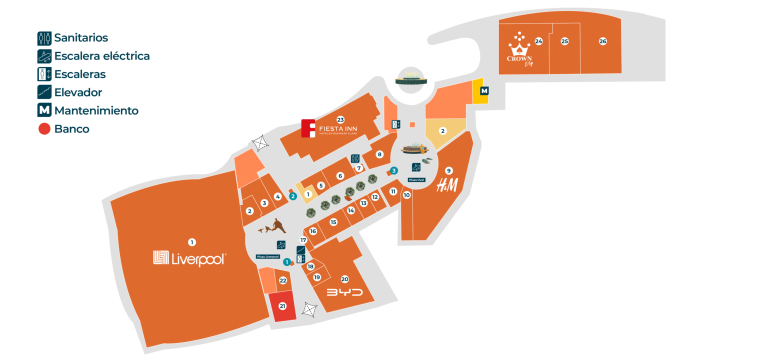
#> input picture planta-baja.png, 1536 x 727 px, found by its file name (shown at 1/2 size)
$ python build_4k_vector_maps.py
#> lines starting #> are read from the running program, lines starting #| are printed output that depends on the picture; after the words box and inside, x2 and y2 are one past the last pixel; in counts of white or black regions, pixels touching at a corner belong together
import cv2
import numpy as np

def render_ultra_hd_map(src_path, dest_path, scale_factor=3):
#> called with src_path = 'planta-baja.png', dest_path = 'planta-baja-dark.png', scale_factor = 3
    print(f"Processing {src_path} with {scale_factor}x Ultra-HD Super-Resolution...")

    # 1. Load original image
    orig = cv2.imread(src_path, cv2.IMREAD_UNCHANGED)
#> orig is the input picture: shape (727, 1536, 4); mean B, G, R, A 215.7, 225.5, 244, 255
    h_orig, w_orig = orig.shape[:2]
#> h_orig = 727; w_orig = 1536

    if orig.shape[2] == 4:
        b, g, r, a = cv2.split(orig)
#> a: shape (727, 1536); every value is 255
        bgr = cv2.merge([b, g, r])
    else:
        bgr = orig
        a = np.full((h_orig, w_orig), 255, dtype=np.uint8)

    # 2. Extract semantic segmentation masks on original resolution
    gray = cv2.cvtColor(bgr, cv2.COLOR_BGR2GRAY)
    hsv = cv2.cvtColor(bgr, cv2.COLOR_BGR2HSV)
#> hsv: shape (727, 1536, 3); mean H, S, V 3.7, 35.3, 244.9
    H, S, V = cv2.split(hsv)
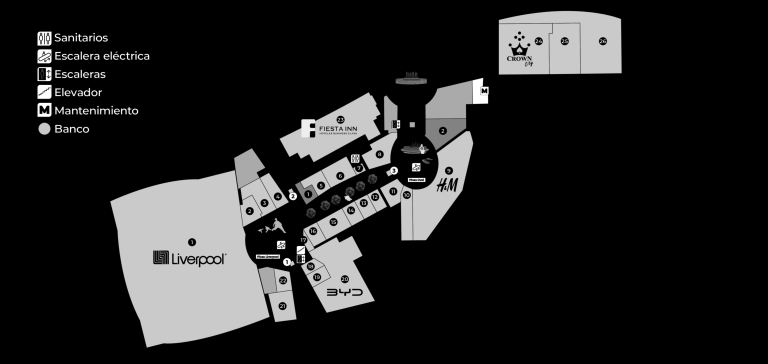
#> S: shape (727, 1536) (shown at 1/2 size); min 0, max 255, mean 35.3

    # Masks:
    # A) Background (Exterior outside mall)
    bg_mask_orig = ((gray > 238) & (S < 30)) | (a < 30)
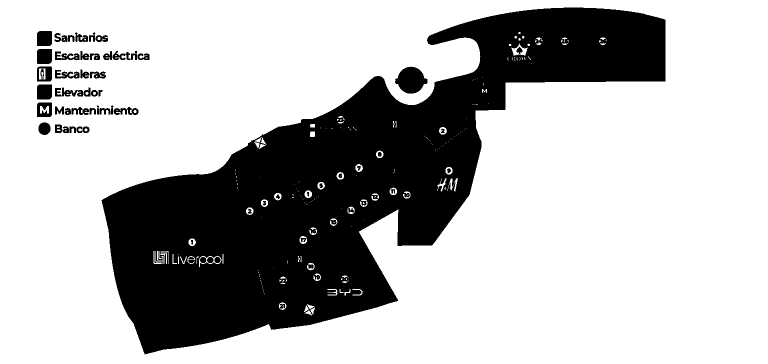
#> bg_mask_orig: shape (727, 1536) bool (shown at 1/2 size); 71.5% white; 60 black regions (2 under 20 px), largest, box (x1, y1, x2, y2) and area: (203, 15, 1331, 709) 303625, (790, 133, 855, 187) 2387, (74, 62, 104, 92) 880

    # B) Text, Numbers, and Fine Symbols (Dark in original)
    text_mask_orig = (gray < 85) & (a > 30)
#> text_mask_orig: shape (727, 1536) bool; 0.86% white; 223 white regions (138 under 20 px), largest, box (x1, y1, x2, y2) and area: (75, 170, 103, 198) 708, (603, 239, 630, 274) 694, (75, 63, 103, 91) 551

    # C) Corridors / Walkways (open pedestrian areas)
    corridor_mask_orig = (gray >= 165) & (gray <= 238) & (S < 35) & (~bg_mask_orig) & (a > 30)
#> corridor_mask_orig: shape (727, 1536) bool; 10% white; 1080 white regions (1054 under 20 px), largest, box (x1, y1, x2, y2) and area: (203, 15, 1331, 709) 106425, (795, 133, 849, 157) 758, (796, 168, 848, 187) 694

    # D) Cyan Island Badges
    cyan_badge_mask_orig = (H >= 80) & (H <= 115) & (S > 35) & (V > 70) & (a > 30)
#> cyan_badge_mask_orig: shape (727, 1536) bool; 1.2% white; 147 white regions (36 under 20 px), largest, box (x1, y1, x2, y2) and area: (75, 63, 103, 92) 800, (75, 169, 103, 198) 800, (75, 98, 103, 127) 795

    # E) Store Footprints
    store_mask_orig = (~bg_mask_orig) & (~corridor_mask_orig) & (~text_mask_orig) & (a > 30)
#> store_mask_orig: shape (727, 1536) bool; 17.7% white; 811 white regions (739 under 20 px), largest, box (x1, y1, x2, y2) and area: (220, 296, 593, 695) 91824, (997, 22, 1244, 150) 28701, (593, 378, 774, 626) 19345

    # F) Anchor Stores
    anchor_mask_orig = store_mask_orig & (S > 35)
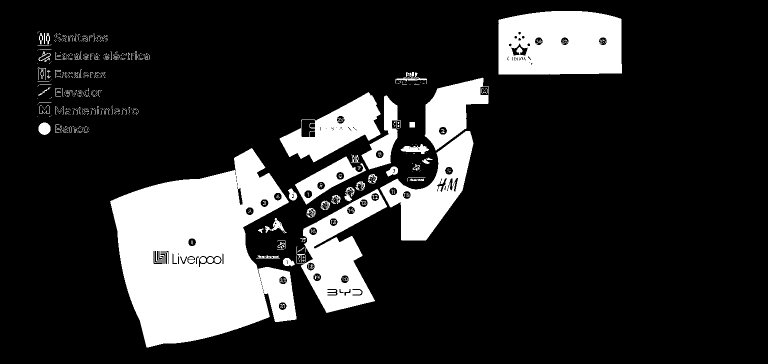
#> anchor_mask_orig: shape (727, 1536) bool (shown at 1/2 size); 17.6% white; 789 white regions (716 under 20 px), largest, box (x1, y1, x2, y2) and area: (220, 296, 593, 695) 91797, (997, 22, 1244, 149) 28669, (593, 378, 774, 626) 19326

    # 3. High-Definition Target Canvas (e.g. 4608 x 2154 for 1536x718)
    h_hd = int(h_orig * scale_factor)
#> h_hd = 2181
    w_hd = int(w_orig * scale_factor)
#> w_hd = 4608

    # Upscale masks using Lanczos4 and smooth thresholding for anti-aliasing
    def upscale_mask(m, blur_radius=3):
#> called with blur_radius = 3
        m_u8 = (m.astype(np.uint8) * 255)
        # Upscale
        up = cv2.resize(m_u8, (w_hd, h_hd), interpolation=cv2.INTER_LANCZOS4)
        if blur_radius > 0:
            up = cv2.GaussianBlur(up, (blur_radius, blur_radius), 0)
        return up

    print("Upscaling masks with Lanczos4...")
    bg_hd = upscale_mask(bg_mask_orig, blur_radius=3)
    corridor_hd = upscale_mask(corridor_mask_orig, blur_radius=3)
#> call 2 of upscale_mask, with blur_radius = 3
#> in upscale_mask (call 2), `up = cv2.resize(m_u8, (w_hd, h_hd), interpolation=cv2.INTER_LANCZOS4)`:
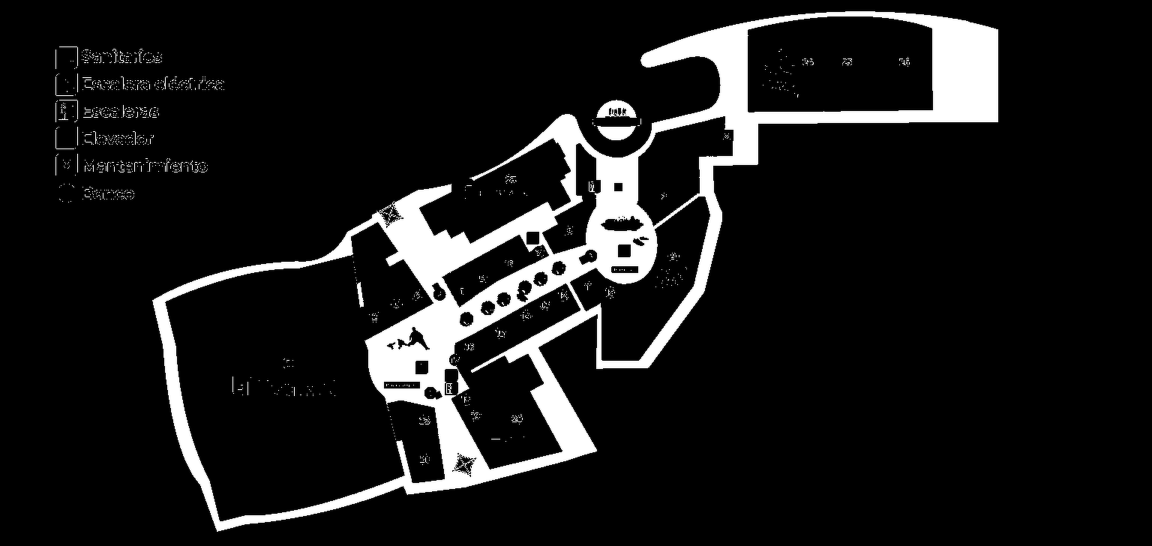
#> up: shape (2181, 4608) (shown at 1/4 size); min 0, max 255, mean 25.6
    store_hd = upscale_mask(store_mask_orig, blur_radius=3)
    anchor_hd = upscale_mask(anchor_mask_orig, blur_radius=3)
    cyan_hd = upscale_mask(cyan_badge_mask_orig, blur_radius=3)
    text_hd = upscale_mask(text_mask_orig, blur_radius=1)
#> in upscale_mask (call 6), `m_u8 = (m.astype(np.uint8) * 255)`: m_u8: shape (727, 1536); 0.86% white; 223 white regions (138 under 20 px)

    # 4. Extract Vector Contours of Store Walls and Building Footprints
    print("Extracting and vectorizing building contours...")
    # Clean binary mask of all store units for contour vectorization
    stores_binary = ((store_mask_orig | anchor_mask_orig) & (~bg_mask_orig)).astype(np.uint8) * 255
    contours, hierarchy = cv2.findContours(stores_binary, cv2.RETR_TREE, cv2.CHAIN_APPROX_TC89_KCOS)
#> contours = 1115 contours, 1001 with area under 20; largest, box (x1, y1, x2, y2) and area: (220, 296, 593, 695) 94084, (997, 22, 1244, 150) 29461, (593, 378, 774, 626) 20649, (760, 262, 947, 481) 16856, (559, 184, 761, 325) 13734

    # Also detect sharp internal partition walls
    canny_edges = cv2.Canny(gray, 35, 105)
#> canny_edges: shape (727, 1536); 2.5% white in thin lines or dots, all inside (x1, y1, x2, y2) = (74, 15, 1332, 709)
    # Exclude exterior background from edges
    canny_edges[bg_mask_orig] = 0
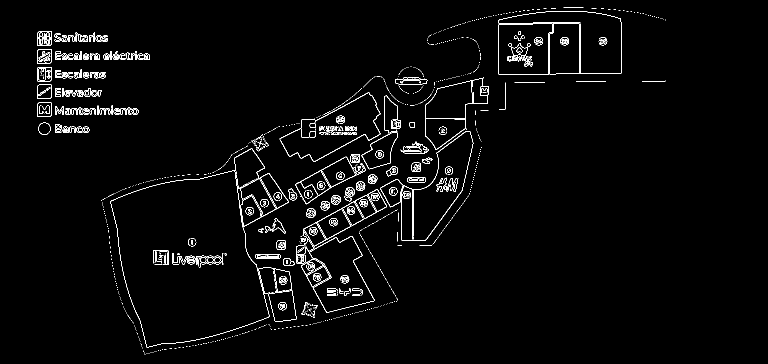
#> canny_edges: shape (727, 1536) (shown at 1/2 size); 2.2% white in thin lines or dots, all inside (x1, y1, x2, y2) = (74, 15, 1331, 709)
    canny_hd = cv2.resize(canny_edges, (w_hd, h_hd), interpolation=cv2.INTER_LANCZOS4)
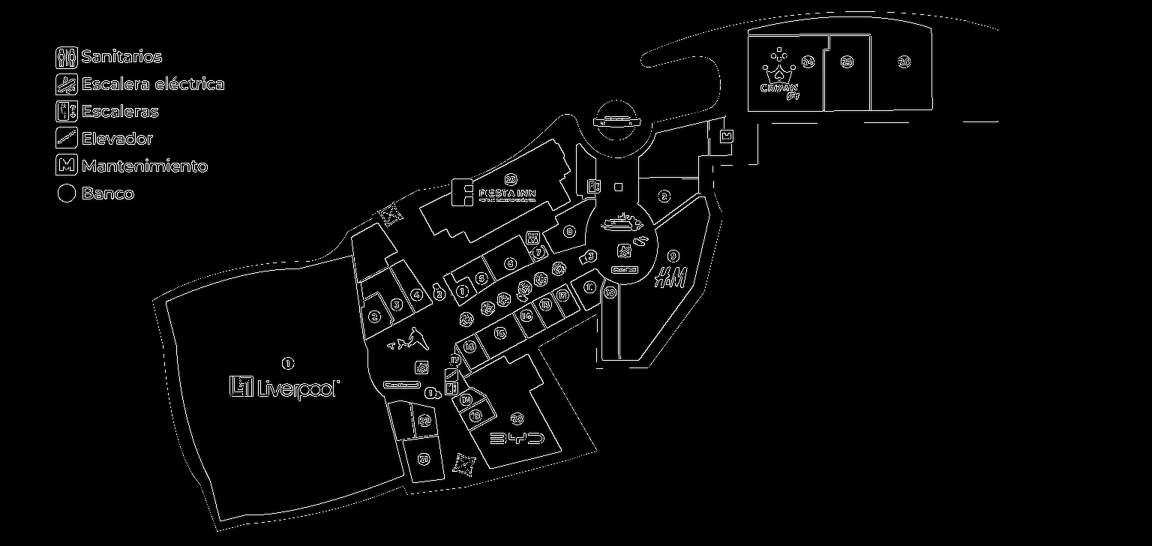
#> canny_hd: shape (2181, 4608) (shown at 1/4 size); min 0, max 255, mean 6.4

    # 5. Initialize Ultra-HD Canvas with Google Maps Dark Palette (BGR)
    # Exterior: #080d16 -> (22, 13, 8)
    # Corridors: #101724 -> (36, 23, 16)
    # Stores: #1e293b -> (59, 41, 30)
    # Anchor Stores: #243244 -> (68, 50, 36)
    # Wall Lines: #384d66 -> (102, 77, 56) with sub-pixel anti-aliasing
    # Text / Numbers: #f8fafc -> (252, 250, 248)
    # Cyan Badges: #0284c7 -> (199, 132, 2)

    hd_canvas = np.zeros((h_hd, w_hd, 3), dtype=np.float32)
    hd_canvas[:] = [22, 13, 8]  # Exterior

    # Blend Corridors
    c_weight = (corridor_hd / 255.0)[:, :, None]
    hd_canvas = hd_canvas * (1.0 - c_weight) + np.array([36, 23, 16], dtype=np.float32) * c_weight
#> hd_canvas: shape (2181, 4608, 3) float64; mean H, S, V 23.4, 14, 8.8

    # Blend Stores
    s_weight = (store_hd / 255.0)[:, :, None]
    hd_canvas = hd_canvas * (1.0 - s_weight) + np.array([59, 41, 30], dtype=np.float32) * s_weight
#> hd_canvas: shape (2181, 4608, 3) float64; mean H, S, V 29.9, 18.9, 12.7

    # Blend Anchors
    a_weight = (anchor_hd / 255.0)[:, :, None]
    hd_canvas = hd_canvas * (1.0 - a_weight) + np.array([68, 50, 36], dtype=np.float32) * a_weight
#> hd_canvas: shape (2181, 4608, 3) float64; mean H, S, V 31.7, 20.7, 13.8

    # 6. Re-Draw Crisp Sub-Pixel Vectorized Contours and Walls (Anti-Aliased)
    hd_canvas_u8 = np.clip(hd_canvas, 0, 255).astype(np.uint8)
#> hd_canvas_u8: shape (2181, 4608, 3); mean H, S, V 31.6, 20.6, 13.8

    # Smooth & Draw each contour at scale
    for cnt in contours:
        # Simplify slightly to remove raster stairs while preserving true corners
        approx = cv2.approxPolyDP(cnt, epsilon=0.7, closed=True)
        # Scale contour points to HD resolution
        cnt_hd = (approx.astype(np.float32) * scale_factor).astype(np.int32)
        # Draw anti-aliased outline (thickness 3 px for 3x scale)
        cv2.polylines(hd_canvas_u8, [cnt_hd], isClosed=True, color=(105, 80, 58), thickness=3, lineType=cv2.LINE_AA)
#> this loop made 1115 passes
#> (approx, cnt_hd) on passes 1, 2, 4: ([[627, 633], [627, 635]], [[1881, 1899], [1881, 1905]]), ([[620, 630]], [[1860, 1890]]), ([[615, 628], [617, 629]], [[1845, 1884], [1851, 1887]])
#> hd_canvas_u8: shape (2181, 4608, 3); mean H, S, V 32.9, 21.6, 14.6

    # Draw partition wall edges with sub-pixel anti-aliasing
    edge_mask = canny_hd > 50
#> edge_mask: shape (2181, 4608) bool; 3.6% white; 1192 white regions (44 under 20 px), largest, box (x1, y1, x2, y2) and area: (662, 1019, 1753, 2086) 29653, (2990, 65, 3733, 448) 21567, (2279, 785, 2842, 1444) 15136
    # Soft blend edges
    for t in range(2):
        hd_canvas_u8[edge_mask] = [105, 80, 58]  # Crisp titanium slate wall border
#> hd_canvas_u8: shape (2181, 4608, 3); mean H, S, V 33.9, 22.4, 15.1

    # 7. Draw Cyan Island Badges
    cyan_mask = cyan_hd > 80
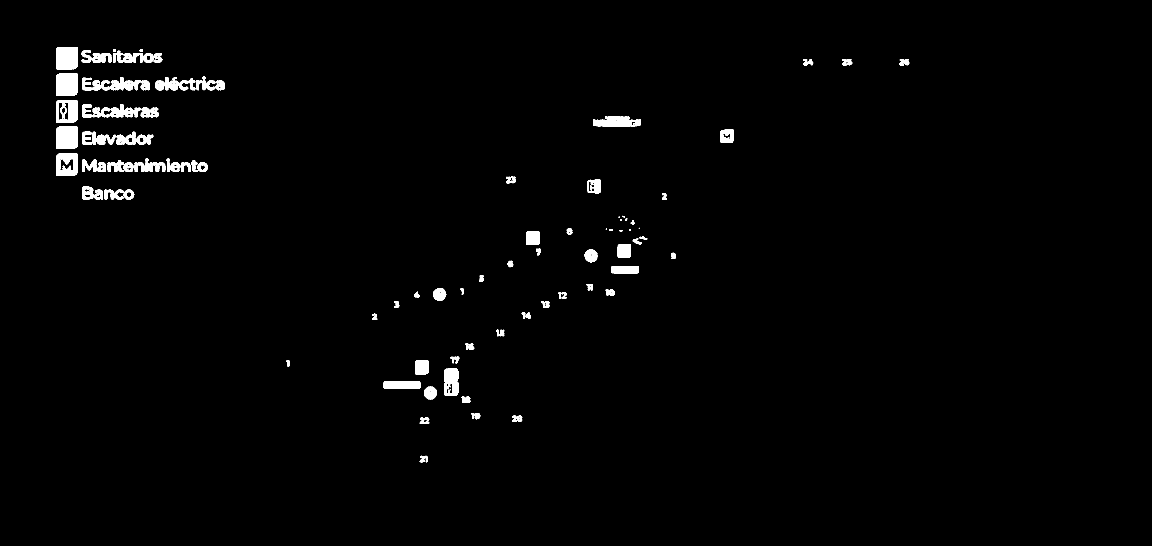
#> cyan_mask: shape (2181, 4608) bool (shown at 1/4 size); 1.4% white; 147 white regions (7 under 20 px)
    hd_canvas_u8[cyan_mask] = [185, 120, 10]

    # 8. Draw Luminous High-Contrast Numbers, Text, and Logos
    # Upscale text sharply with morphology
    text_sharp = text_hd > 90
    # Draw crisp anti-aliased white text
    hd_canvas_u8[text_sharp] = [252, 250, 248]

    # Re-enforce exterior background
    bg_sharp = bg_hd > 120
    hd_canvas_u8[bg_sharp] = [22, 13, 8]

    # 9. Soft Unsharp Mask for maximum Vector clarity
    gaussian = cv2.GaussianBlur(hd_canvas_u8, (0, 0), 1.2)
    unsharp_hd = cv2.addWeighted(hd_canvas_u8, 1.25, gaussian, -0.25, 0)
    unsharp_hd[bg_sharp] = [22, 13, 8]
    unsharp_hd[text_sharp] = [254, 252, 250]

    # Create Alpha channel
    alpha_hd = np.where(bg_sharp, 255, 255).astype(np.uint8)
    final_hd = cv2.merge([unsharp_hd[:, :, 0], unsharp_hd[:, :, 1], unsharp_hd[:, :, 2], alpha_hd])

    cv2.imwrite(dest_path, final_hd, [cv2.IMWRITE_PNG_COMPRESSION, 4])
    print(f"Generated Ultra-HD Map: {dest_path} ({w_hd}x{h_hd})")
#| Generated Ultra-HD Map: planta-baja-dark.png (4608x2181)

for f in ['planta-baja.png', 'planta-uno.png', 'planta-dos.png']:
    name_dark = f.replace('.png', '-dark.png')
    render_ultra_hd_map(f, name_dark, scale_factor=3)
